Frame 1 (no input): blank canvas, image omitted
Frame 60 (the mouse pressed at the canvas centre just before this capture): blank canvas, image omitted
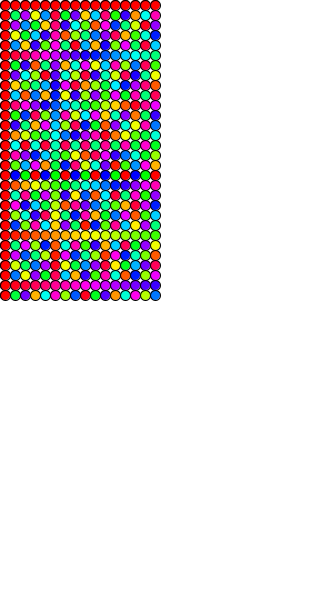
Frame 120 (the mouse held since frame 60 and released just before this capture)

The Processing sketch whose frames 1 and 60 were blank and that drew this single picture after the mouse press (run headless with seeded random() and noise(); from frame 60 on, the mouse is pressed at the canvas centre):

// Processing sketch: Exercise6
// ── Exercise6.pde


void settings() {
  size(320,600);
}
void setup(){
  colorMode(HSB, 255, 99, 99);
}
int xcircles = 0;
int ycircles = 0;
int i=-5;
int j=-5;

void draw() {
  colorMode(HSB, 255, 99, 99);

  xcircles = mouseX/10;
  ycircles = mouseY/10;
  fill(255);
  background(255);
  while(i<ycircles){
      while(j<xcircles){
        fill((i*j*100) % 255,99,99);
        ellipse((j*10)+5,(i*10)+5,10,10);
        j++;
      }
      j = -5;
      i++;
  }
  i = -5;

  colorMode(RGB, 255, 255, 255);

}
